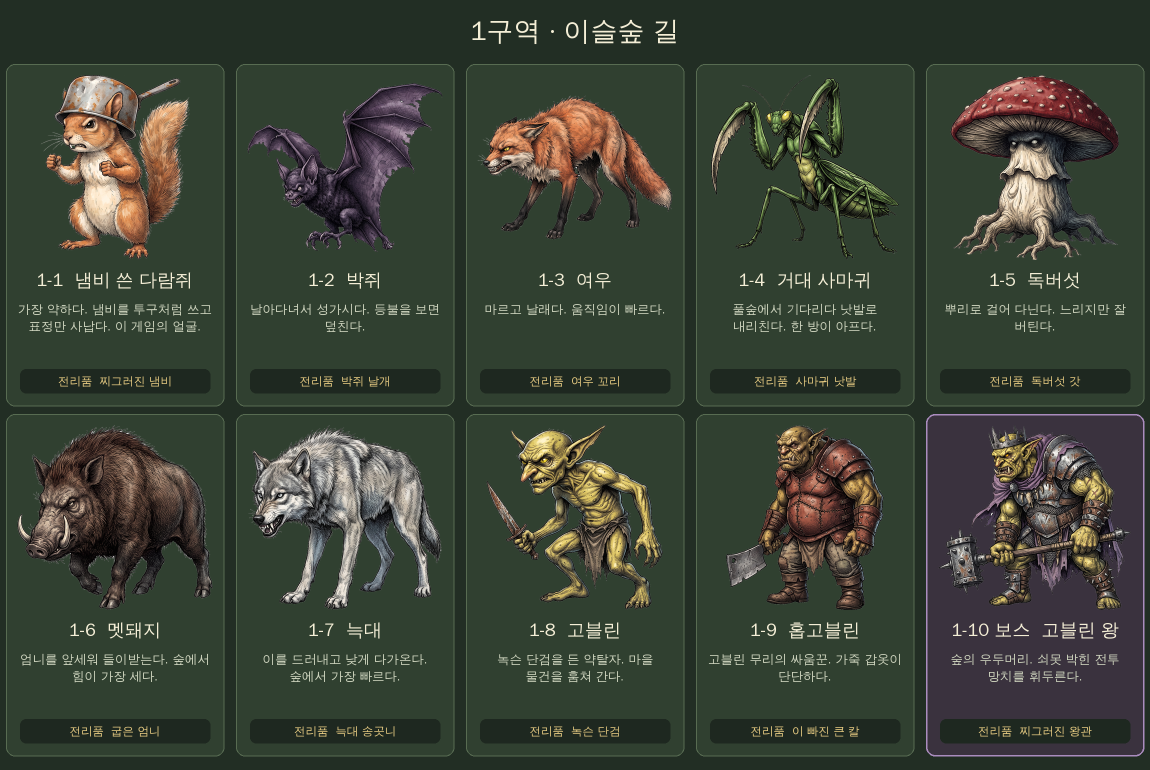
#> input picture art/1구역-도감판.png, 2300 x 1540 px (shown at 1/2 size)
$ python '무기자르기.py' '../art/1구역-도감판.png' '../art/1구역-도감판.png'
#> lines starting #> are read from the running program, lines starting #| are printed output that depends on the picture; after the words box and inside, x2 and y2 are one past the last pixel; in counts of white or black regions, pixels touching at a corner belong together
### tools/cutout.py
#!/usr/bin/env python3
"""몬스터 그림의 종이 배경을 지워 투명한 PNG로 만든다.

  python3 tools/cutout.py 입력.png 출력.png [--flip]

- 가장자리와 이어진 종이색, 그리고 다리 사이처럼 갇힌 순백 덩어리를 지운다. 몸 안의 밝은 부분(배, 이빨)은 남긴다.
- 발밑의 푸른 안개는 반투명으로 남긴다.
- --flip 을 주면 좌우를 뒤집는다(오른쪽을 보는 그림을 왼쪽으로).
- --흰옷 을 주면 몸 안에 갇힌 흰색을 지우지 않는다(흰 옷이 뚫리는 것을 막는다. 대신 팔다리 사이의 흰 배경이 남을 수 있다).
"""
import sys
from PIL import Image, ImageDraw, ImageFilter, ImageOps
import numpy as np

LOW, HIGH = 14, 70   # 종이색에서 이만큼 다르면 반투명 시작 / 완전 불투명
NEAR = 26            # 틈새를 따라 들어갈 때 종이로 보는 한계
POCKET = 10          # 갇힌 틈에서 종이로 보는 한계(거의 순백만)
POCKET_AREA = 60     # 이 넓이(픽셀)보다 큰 갇힌 흰 덩어리만 지운다


def cutout(src, dst, flip=False, size=1024, pockets=True):
#> called with src = '../art/1구역-도감판.png', flip = False, size = 2048, pockets = False
    im = Image.open(src).convert('RGB')
#> im is the input picture: PIL image 2300x1540 RGB; mean R, G, B 58.9, 66.3, 53.7
    if im.size[0] != size:
        im = im.resize((size, size), Image.LANCZOS)
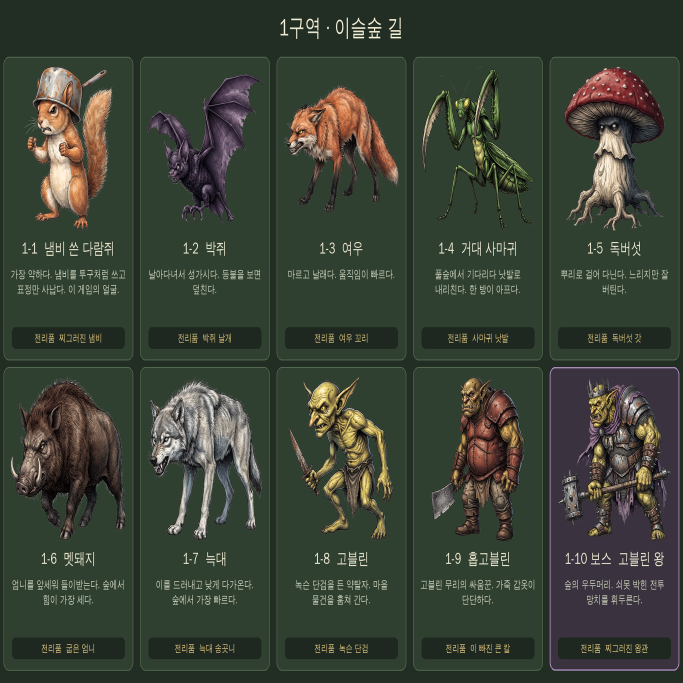
#> im: PIL image 2048x2048 RGB (shown at 1/3 size); mean R, G, B 58.9, 66.3, 53.7
    if flip:
        im = ImageOps.mirror(im)
    a = np.asarray(im).astype(np.int16)
    paper = np.median(np.concatenate([a[:12].reshape(-1, 3), a[-12:].reshape(-1, 3), a[:, :12].reshape(-1, 3), a[:, -12:].reshape(-1, 3)]), axis=0)
#> paper = [34, 46, 36]
    dist = np.abs(a - paper).max(axis=2)
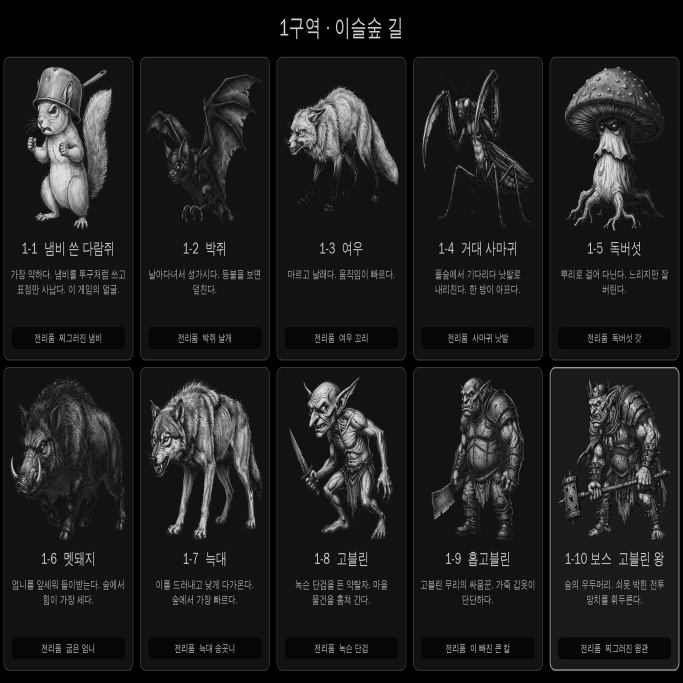
#> dist: shape (2048, 2048) float64 (shown at 1/3 size); min 0, max 221, mean 29.3
    # 가장자리와 이어진, 종이에 가까운 영역만 배경으로 본다
    cand = Image.fromarray(np.where(dist < HIGH, 255, 0).astype(np.uint8))
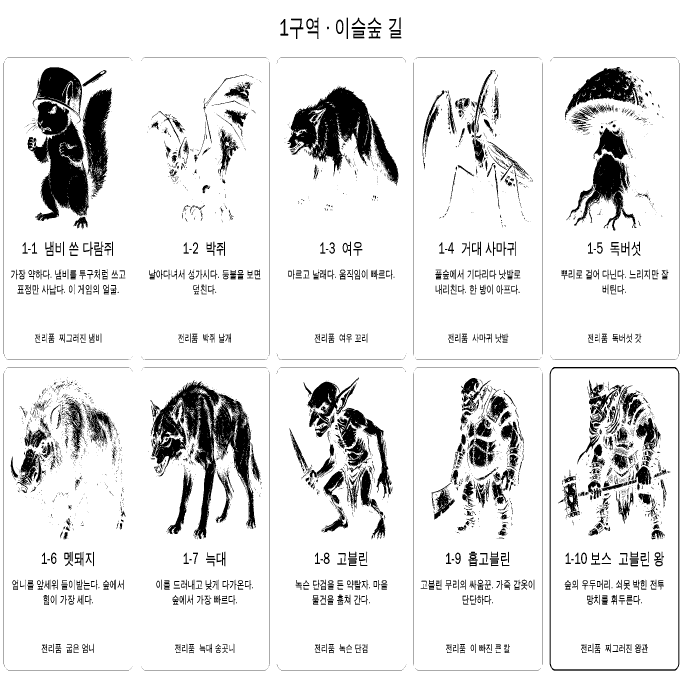
#> cand: PIL image 2048x2048 L (shown at 1/3 size); 89.4% white; 5261 black regions (3884 under 20 px), largest, box (x1, y1, x2, y2) and area: (453, 1140, 767, 1617) 48280, (82, 303, 266, 663) 36129, (865, 259, 1118, 529) 33567
    cand = cand.filter(ImageFilter.MinFilter(5))          # 펜 선의 작은 틈으로 새지 않게 막는다
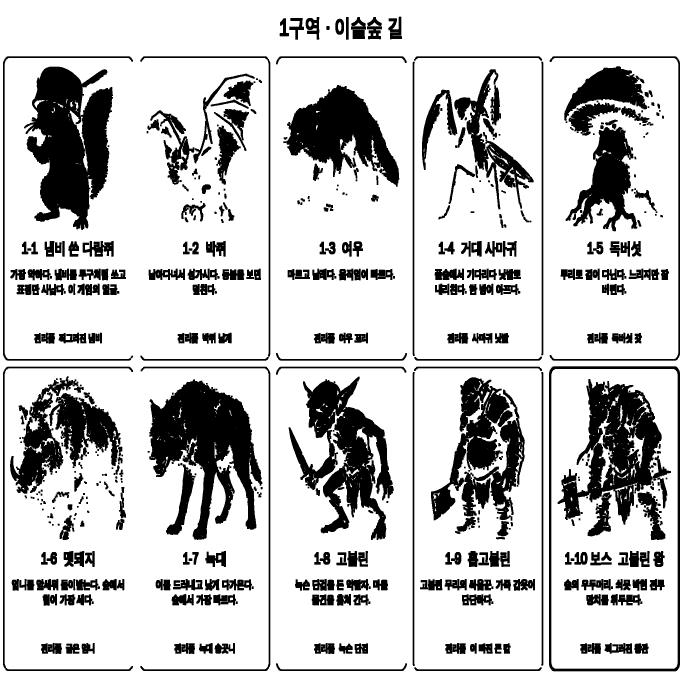
#> cand: PIL image 2048x2048 L (shown at 1/3 size); 78.8% white; 566 black regions, largest, box (x1, y1, x2, y2) and area: (72, 200, 339, 690) 81675, (448, 1138, 787, 1620) 79102, (866, 1130, 1181, 1620) 63161
    w, h = cand.size
#> w = 2048; h = 2048
    for x in range(0, w, 8):
        for y in (0, h - 1):
            if cand.getpixel((x, y)) == 255:
                ImageDraw.floodfill(cand, (x, y), 128)
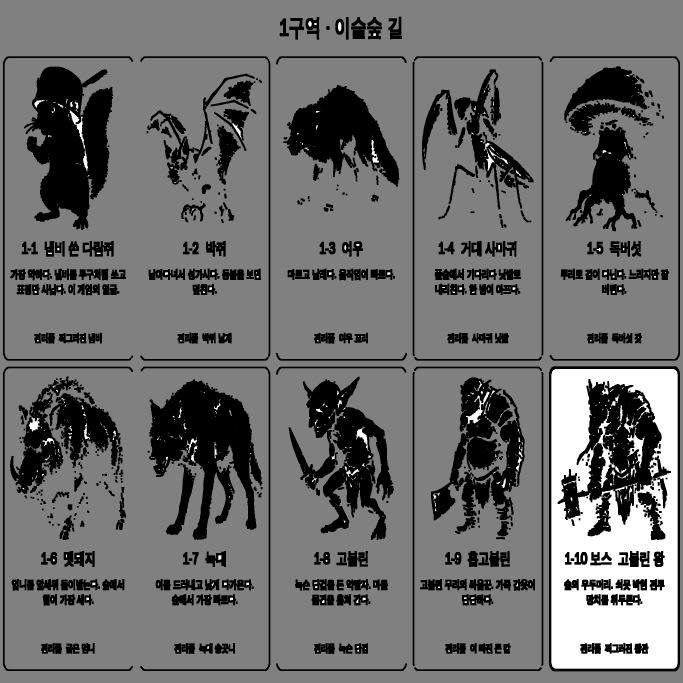
#> cand: PIL image 2048x2048 L (shown at 1/3 size); min 0, max 255, mean 108.8
    for y in range(0, h, 8):
        for x in (0, w - 1):
            if cand.getpixel((x, y)) == 255:
                ImageDraw.floodfill(cand, (x, y), 128)
    bg = np.asarray(cand.point(lambda v: 255 if v == 128 else 0).filter(ImageFilter.MaxFilter(7))) > 0
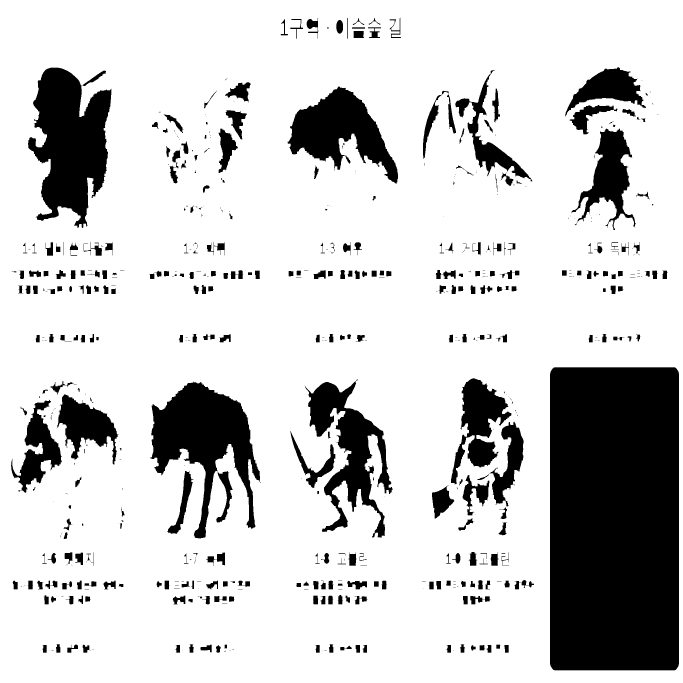
#> bg: shape (2048, 2048) bool (shown at 1/3 size); 80.6% white; 566 black regions (242 under 20 px), largest, box (x1, y1, x2, y2) and area: (1650, 1102, 2037, 2011) 351436, (84, 203, 334, 684) 74953, (451, 1144, 780, 1616) 69555
    # 털이나 가시 사이에 낀 종이색도 지운다: 배경에서 이어지는, 종이와 거의 같은 색만 따라 들어간다.
    near = Image.fromarray(np.where(bg | (dist < NEAR), 255, 0).astype(np.uint8)).copy()
#> near: PIL image 2048x2048 L; 83.2% white; 1307 black regions (748 under 20 px), largest, box (x1, y1, x2, y2) and area: (1650, 1102, 2037, 2011) 295065, (84, 203, 334, 684) 71389, (454, 1144, 780, 1616) 65220
    for x in range(0, w, 8):
        for y in (0, h - 1):
            if near.getpixel((x, y)) == 255:
                ImageDraw.floodfill(near, (x, y), 128)
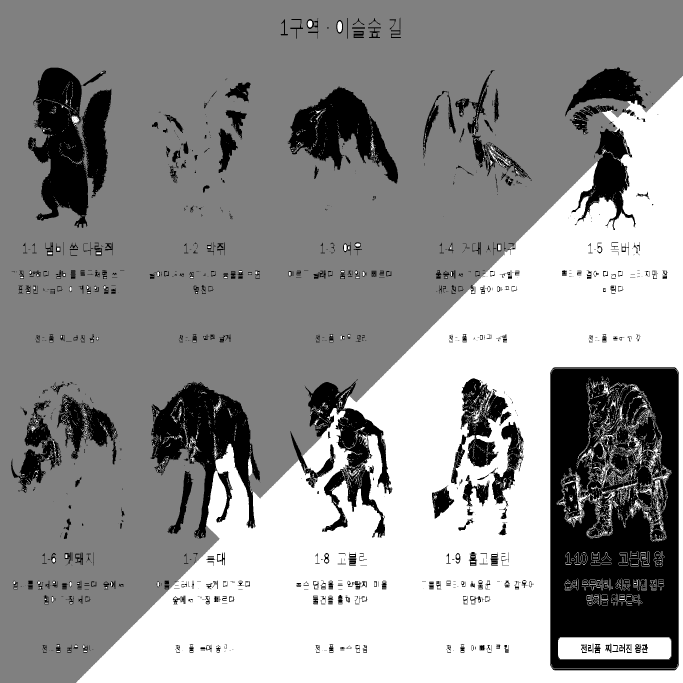
#> near: PIL image 2048x2048 L (shown at 1/3 size); min 0, max 255, mean 145.7
    for y in range(0, h, 8):
        for x in (0, w - 1):
            if near.getpixel((x, y)) == 255:
                ImageDraw.floodfill(near, (x, y), 128)
    bg = np.asarray(near.point(lambda v: 255 if v == 128 else 0).filter(ImageFilter.MaxFilter(3))) > 0
    # 다리 사이, 팔과 몸 사이처럼 사방이 막힌 곳에 갇힌 종이색도 지운다.
    # 눈의 반짝임이나 이빨 같은 작은 흰 점은 남기려고, 일정 넓이가 넘는 덩어리만 지운다.
    pocket = Image.fromarray(np.where((dist < POCKET) & ~bg, 255, 0).astype(np.uint8)).copy()
    holes = np.zeros(dist.shape, bool)
    while True:
        left = np.argwhere(np.asarray(pocket) == 255)
        if not len(left):
            break
        y0, x0 = left[0]
        ImageDraw.floodfill(pocket, (int(x0), int(y0)), 128)
        comp = np.asarray(pocket) == 128
        if comp.sum() >= POCKET_AREA:
            holes |= comp
        pocket = Image.fromarray(np.where(comp, 0, np.asarray(pocket)).astype(np.uint8)).copy()
    if not pockets:
        holes[:] = False          # 흰 옷을 입은 그림: 몸 안의 흰색을 지우지 않는다
    if holes.any():
        bg = bg | (np.asarray(Image.fromarray((holes * 255).astype(np.uint8)).filter(ImageFilter.MaxFilter(5))) > 0)
    alpha = np.full(dist.shape, 255.0)
    soft = np.clip((dist - LOW) / (HIGH - LOW), 0, 1) * 255
    alpha[bg] = soft[bg]
    # 가장자리의 반투명한 점에서 종이색을 빼낸다. 안 그러면 털 사이에 밝은 테가 남는다.
    af = (alpha / 255.0)[..., None]
    rgb = np.where(af > 0.02, (a - (1 - af) * paper) / np.maximum(af, 0.02), a)
    rgb = np.clip(rgb, 0, 255)
    out = np.dstack([rgb.astype(np.uint8), alpha.astype(np.uint8)])
    Image.fromarray(out, 'RGBA').save(dst)


# [3 lines that do not run on import are left out]

### tools/무기자르기.py
#!/usr/bin/env python3
"""무기 네 자루가 한 장에 든 그림을 한 자루씩 잘라 배경을 지운다.

  python3 tools/무기자르기.py 그림.png 나올폴더 이름1 이름2 이름3 이름4

- 위에서 아래로 놓인 순서대로 이름을 붙인다.
- 배경(흰색이든 옅은 초록이든)은 가장자리에서부터 지운다. 칼날 안의 밝은 빛은 남긴다.
- 끈이나 날개가 아래 줄까지 늘어져도 되도록, 줄이 아니라 '이어진 덩어리'로 나눈다.
- 손잡이 막이 안쪽처럼 사방이 막힌 흰 배경은 저절로 지우지 않는다(흰 칼날까지 지워지기 때문).
  지울 곳은 `구멍=[(x, y), ...]`으로 알려 준다. 좌표는 2048 기준이고, `후보()`가 찾아 준다.
- 잘라 낸 그림은 칼끝이 왼쪽, 손잡이가 오른쪽인 채로 여백 없이 저장한다.

여러 장을 한꺼번에 자를 때는 `tools/무기모두자르기.py`를 쓴다.
"""
import os, sys, tempfile
import numpy as np
from PIL import Image, ImageDraw, ImageFilter
sys.path.insert(0, os.path.dirname(os.path.abspath(__file__)))
from cutout import cutout

SIZE = 2048
Q = 4            # 덩어리를 찾을 때 줄여 보는 배율


def 덩어리(mask, 최소=1):
    """참/거짓 그림에서 이어진 덩어리를 찾아 [(넓이, 참거짓배열)] 로 돌려준다. 최소 넓이보다 작은 것은 버린다."""
    arr = np.where(mask, 255, 0).astype(np.uint8)
    im = Image.fromarray(arr).copy()          # copy 를 해야 floodfill 이 먹는다
    out = []
    ys, xs = np.where(mask)
    for y, x in zip(ys.tolist(), xs.tolist()):
        if im.getpixel((x, y)) != 255:
            continue                                  # 이미 센 덩어리
        ImageDraw.floodfill(im, (x, y), 128)
        now = np.asarray(im)
        comp = now == 128
        area = int(comp.sum())
        if area >= 최소:
            out.append((area, comp))
        im = Image.fromarray(np.where(comp, 0, now).astype(np.uint8)).copy()
    return out


def _bbox(c):
    ys, xs = np.where(c)
    return xs.min(), ys.min(), xs.max(), ys.max()


def _gap(a, b):
    ax0, ay0, ax1, ay1 = a; bx0, by0, bx1, by1 = b
    dx = max(bx0 - ax1, ax0 - bx1, 0); dy = max(by0 - ay1, ay0 - by1, 0)
    return max(dx, dy)


def _자르기(src, pockets):
    tmp = os.path.join(tempfile.mkdtemp(), 'c.png')
    cutout(src, tmp, size=SIZE, pockets=pockets)
    return np.asarray(Image.open(tmp)).copy()


def _흰덩어리(rgba):
    """불투명하면서 거의 순백인 곳을 1/4 크기로 찾는다(가는 빛줄기는 뺀다)."""
    white = (rgba[..., 3] > 200) & (rgba[..., :3].min(axis=2) >= 244)
    im = Image.fromarray(np.where(white, 255, 0).astype(np.uint8)).resize((SIZE // Q, SIZE // Q), Image.BILINEAR)
    im = im.point(lambda v: 255 if v > 200 else 0).filter(ImageFilter.MinFilter(3))
    return np.asarray(im) > 0


def 후보(src):
    """무기 안에 갇힌 흰 덩어리들의 (x, y, 넓이)를 돌려준다. 이 가운데 배경인 것만 골라 구멍으로 준다."""
    rgba = _자르기(src, False)
    out = []
    for area, c in 덩어리(_흰덩어리(rgba), 6):
        ys, xs = np.where(c)
        k = np.argmin((xs - xs.mean()) ** 2 + (ys - ys.mean()) ** 2)
        out.append((int(xs[k]) * Q, int(ys[k]) * Q, area * Q * Q))
    return sorted(out, key=lambda t: (t[1] // 450, t[0]))


def split(src, outdir, names, 구멍=()):
    os.makedirs(outdir, exist_ok=True)
    rgba = _자르기(src, False)
    if 구멍:
        im = Image.fromarray(np.where(_흰덩어리(rgba), 255, 0).astype(np.uint8)).copy()
        for (x, y) in 구멍:
            if im.getpixel((x // Q, y // Q)) != 255:
                raise SystemExit('구멍 좌표 (%d, %d) 에 갇힌 흰 덩어리가 없습니다.' % (x, y))
            ImageDraw.floodfill(im, (x // Q, y // Q), 128)
        region = im.point(lambda v: 255 if v == 128 else 0).filter(ImageFilter.MaxFilter(7)).resize((SIZE, SIZE), Image.NEAREST)
        region = np.asarray(region) > 0
        rgb = rgba[..., :3].astype(np.float32)
        d = 255 - rgb.min(axis=2)                       # 흰색에서 얼마나 먼가
        soft = np.clip((d - 14) / (70 - 14), 0, 1)
        af = np.where(region, np.minimum(rgba[..., 3] / 255.0, soft), rgba[..., 3] / 255.0)
        fix = region & (af > 0.02) & (af < 1)
        rgb[fix] = np.clip((rgb[fix] - (1 - af[fix])[:, None] * 255) / af[fix][:, None], 0, 255)
        rgba[..., :3] = rgb.astype(np.uint8); rgba[..., 3] = (af * 255).astype(np.uint8)

    alpha = rgba[..., 3]
    small = np.asarray(Image.fromarray(np.where(alpha > 40, 255, 0).astype(np.uint8)).resize((SIZE // Q, SIZE // Q), Image.BILINEAR)) > 30
    comps = sorted(덩어리(small, 4), key=lambda t: -t[0])
    if len(comps) < len(names):
        raise SystemExit('무기 %d자루를 찾으려 했는데 %d자루만 보입니다. 서로 닿아 있는지 보세요.' % (len(names), len(comps)))
    big = sorted(comps[:len(names)], key=lambda t: _bbox(t[1])[1] + _bbox(t[1])[3])
    masks = [c.copy() for _, c in big]
    boxes = [_bbox(m) for m in masks]
    for area, c in comps[len(names):]:
        if area < 4:
            continue                                   # 먼지
        gaps = [_gap(_bbox(c), b) for b in boxes]
        k = int(np.argmin(gaps))
        if gaps[k] <= 12:                              # 가까이 떨어져 그려진 장식은 그 무기에 붙인다
            masks[k] |= c
    out = []
    for name, m in zip(names, masks):
        mm = Image.fromarray(np.where(m, 255, 0).astype(np.uint8)).filter(ImageFilter.MaxFilter(5)).resize((SIZE, SIZE), Image.NEAREST)
        one = rgba.copy()
        one[..., 3] = np.where(np.asarray(mm) > 0, one[..., 3], 0)
        im = Image.fromarray(one, 'RGBA')
        im = im.crop(im.getbbox())
        p = os.path.join(outdir, name + '.png'); im.save(p); out.append((p, im.size))
    return out


if __name__ == '__main__':
#> (the run stopped early here; a loop or call above may not have finished)
